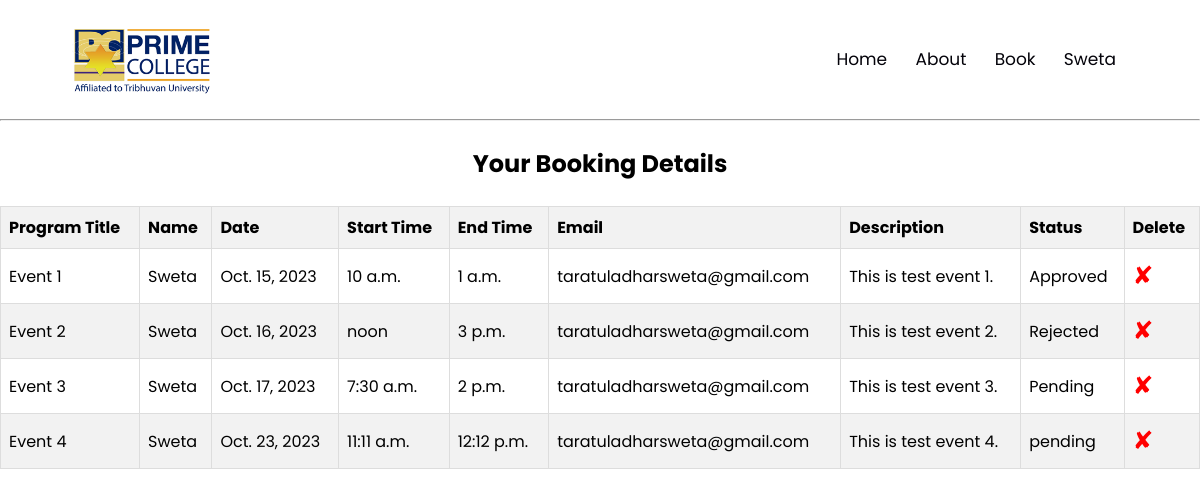
The page /display_user_booking/ (signed in) on the database its author committed.
### hall/models.py (models this page shows, shortened)
class Booking(models.Model):
    STATUS_CHOICES = [
        ('Pending', 'Pending'),
        ('Approved', 'Approve'),
        ('Rejected', 'Reject'),
    ]
    program_title = models.CharField(max_length=255)
    name = models.CharField(max_length=255)
    date = models.DateField()
    start_time = models.TimeField(default='00:00:00')
    end_time = models.TimeField()
    email = models.EmailField(default='00:00:00')
    description = models.TextField()
    status = models.CharField(max_length=10, choices=STATUS_CHOICES, default='pending')
    user = models.ForeignKey(User, on_delete=models.CASCADE, null=True)

### hall/views.py (the view, shortened to what this page needs)
# urls.py: path("display_user_booking/",views.display_user_booking, name='display-user-booking'),
@login_required
def display_user_booking(request):
    user_bookings = Booking.objects.filter(email=request.user.email)  # Assuming email is used for user identification
    return render(request, 'hall/user_booking.html', {'user_bookings': user_bookings})

### templates/hall/user_booking.html (shortened to what this page needs)
{% extends 'hall/base.html' %}
{% load static %}
{% block css %}
<link rel="stylesheet" href="{% static 'css/style.css' %}">
{% endblock css %}
{% block content %}
<hr>
<h2 style="text-align: center; padding: 25px; ">Your Booking Details</h2>
  <table class="table">
    <thead>
      <tr>
        <th scope="col">Program Title</th>
        <th scope="col">Name</th>
        <th scope="col">Date</th>
        <th scope="col">Start Time</th>
        <th scope="col">End Time</th>
        <th scope="col">Email</th>
        <th scope="col">Description</th>
        <th scope="col">Status</th>
        <th scope="col">Delete</th>
      </tr>
    </thead>
    <tbody>
      {% for booking in user_bookings %}
        <tr>
          <td>{{ booking.program_title }}</td>
          <td>{{ booking.name }}</td>
          <td>{{ booking.date }}</td>
          <td>{{ booking.start_time }}</td>
          <td>{{ booking.end_time }}</td>
          <td>{{ booking.email }}</td>
          <td>{{ booking.description }}</td>
          <td>{{ booking.status }}</td>
          <td>
            <a style="color:red; text-decoration:none;font-size:25px" href="{% url 'user-delete-booking' booking.id  %}">&#10008;</a>
          </td>
        </tr>
      {% empty %}
        <tr>
          <td colspan="6">You have no bookings yet.</td>
        </tr>
      {% endfor %}
    </tbody>
  </table>
{% endblock content %}

### templates/hall/navbar.html (shortened to what this page needs)
{% load static %}
{% block css %}
<link rel="stylesheet" href="{% static 'css/style.css' %}">
{% endblock css %}
   <nav>
        <a href="index.html"><img src="{% static 'images/imagesPC/logosq.png' %}"></a>
        <div class="nav-links" id="navLinks">
            <ul class="navbar">
                <li><a href="{% url 'home' %}">Home</a></li>
                <li><a href="{% url 'about' %}">About</a></li>
                {% if user.is_authenticated %}
                <li><a href="{% url 'book-page' %}">Book</a></li>
                 <div class="dropdown">
                    <a href="#" class="dropbtn"> {{user.username}}</a>
                </div>
                {% else %}
                <li><a href="{% url 'register-page' %}">Register</a></li>
                <li><a href="{% url 'login-page' %}">Login</a></li>
                {% endif %}
            </ul>
        </div>
    </nav>

### static/css/style.css (style rules this page uses)
* { margin: 0; padding: 0; font-family: 'Poppins', sans-serif; }
nav { display: flex; padding: 2% 6%; justify-content: space-between; align-items: center; background-color: #ffffff; }
nav img { width: 140px; }
.nav-links { flex:1; text-align: right; }
.nav-links ul li { list-style: none; display: inline-block; padding: 8px 12px; position: relative; }
.nav-links ul li a { color: #030209; text-decoration: none; font-size: 17px; }
.nav-links ul li::after { content: ''; width: 0%; height: 2px; background: #000000; display: block; margin: auto; }
.dropdown { position: relative; display: inline-block; padding: 8px 12px; }
.dropbtn { text-decoration: none; color: #030209; font-size: 17px; }

### templates/hall/user_booking.html (style rules this page uses)
table { width: 100%; border-collapse: collapse; }
th, td { border: 1px solid #ddd; padding: 8px; text-align: left; }
th { background-color: #f2f2f2; }
tr:nth-child(even) { background-color: #f2f2f2; }

### rows shown on the page
Booking: program_title "Event 1", name "Sweta", date "Oct. 15, 2023", start_time "10 a.m.", end_time "1 a.m.", email "taratuladharsweta@gmail.com", description "This is test event 1.", status "Approved"
Booking: program_title "Event 2", name "Sweta", date "Oct. 16, 2023", start_time "noon", end_time "3 p.m.", email "taratuladharsweta@gmail.com", description "This is test event 2.", status "Rejected"
Booking: program_title "Event 3", name "Sweta", date "Oct. 17, 2023", start_time "7:30 a.m.", end_time "2 p.m.", email "taratuladharsweta@gmail.com", description "This is test event 3.", status "Pending"
Booking: program_title "Event 4", name "Sweta", date "Oct. 23, 2023", start_time "11:11 a.m.", end_time "12:12 p.m.", email "taratuladharsweta@gmail.com", description "This is test event 4.", status "pending"

### other values the page prints
{{ user.username }} "Sweta"
